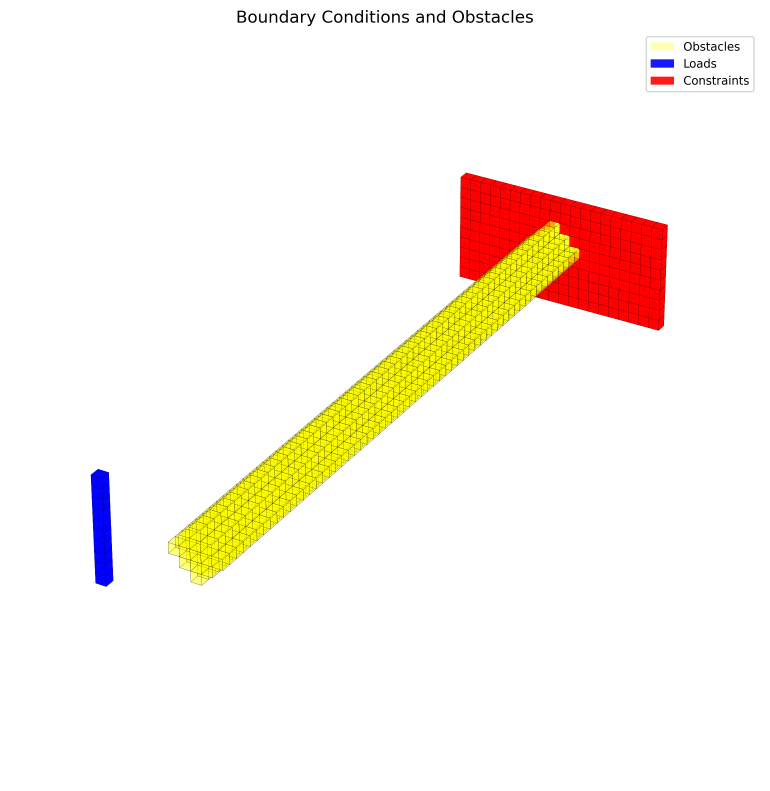
#> input picture PyTopo3D-main/assets/boundary_conditions_and_obstacles.png, 2309 x 2372 px (shown at 1/3 size)
$ python -i render_spinodal.py   (imports and definitions only)
#> lines starting #> are read from the running program, lines starting #| are printed output that depends on the picture
"""
Embed and render the columnar spinodal microstructure for an optimized cantilever
(reproducing Senhora 2022 Fig. 5a/d-style renderings), adapted from the repo's
`render_cloaking_smooth_spinodal.py` to consume this package's .npz results.

Pipeline:
  1. macro envelope  : rho_bar >= thresh -> signed-distance field -> smoothed level set
  2. micro embedding : per coarse cell, columnar GRF with LOCAL density (Frac) and
                       LOCAL orientation R(alpha,beta,gamma); solid where phi <= cutoff
  3. intersection -> marching cubes -> PyVista render (teal), PNG (+ optional PLY)

Key vs the cloak script:
  * reads .npz, takes nelx/nely/nelz from the file (element order already matches),
  * macro mask uses rho_bar (macro presence), not V=rho_bar*Frac (which is <=0.7),
  * COLUMNAR AXIS = local z (this package's stiff axis is U[:,2], D33 stiffest),
    so wave vectors are sampled near the x-y plane (columns run along z).

Usage (from project root, after `pip install pyvista`):
  python -m spinodal_pytopo3d.render_spinodal spinodal_pytopo3d/results/cantilever_truss.npz \
      --samples-per-cell 8 --m 5 --n-waves 64
"""

from __future__ import annotations

import argparse
import math
import time
from pathlib import Path

import numpy as np
import scipy.ndimage as ndi
import scipy.special as special
from skimage import measure


# ---------------------------------------------------------------- field loading
# [54 lines left out: functions to_field_yxz, load_npz_fields, _angles_from_axis, mirror_fields_y, not called in this run]


# ---------------------------------------------------------------- rotations
def _rx(a):
    c, s = math.cos(a), math.sin(a)
    return np.array([[1, 0, 0], [0, c, -s], [0, s, c]], dtype=np.float32)


def _ry(a):
    c, s = math.cos(a), math.sin(a)
    return np.array([[c, 0, s], [0, 1, 0], [-s, 0, c]], dtype=np.float32)


def _rz(a):
    c, s = math.cos(a), math.sin(a)
    return np.array([[c, -s, 0], [s, c, 0], [0, 0, 1]], dtype=np.float32)


def rotation(alpha, beta, gamma):
    return _rx(gamma) @ _ry(beta) @ _rz(alpha)   # U = Rx(g)Ry(b)Rz(a), matches FEA


# [34 lines left out: function sample_columnar_wave_vectors_z, not called in this run]


def phases_for_cell(seed, iy, ix, iz, count):
    cs = (seed + 73856093 * (ix + 1) + 19349663 * (iy + 1) + 83492791 * (iz + 1)) & 0xFFFFFFFF
    return np.random.default_rng(cs).uniform(0, 2 * np.pi, count).astype(np.float32)


# [19 lines left out: functions global_phases, m_from_gamma, make_axis_coords, not called in this run]


def owner_indices(coords, n):
    return np.clip(np.floor(coords).astype(np.int32), 0, n - 1)


# [124 lines left out: functions owner_ranges, build_smooth_macro_field, nearest_material_index_map, build_spinodal_field, keep_largest_component, field_to_mesh and 1 more, not called in this run]


def _crop_png_whitespace(path, pad=50, threshold=8):
    """Crop large white margins from a rendered PNG; best-effort only."""
#> called with pad = 50, threshold = 8
    try:
        from PIL import Image, ImageChops
        img = Image.open(path).convert("RGB")
        bg = Image.new("RGB", img.size, (255, 255, 255))
#> bg: PIL image 2309x2372 RGB; every value is 255
        diff = ImageChops.difference(img, bg).convert("L")
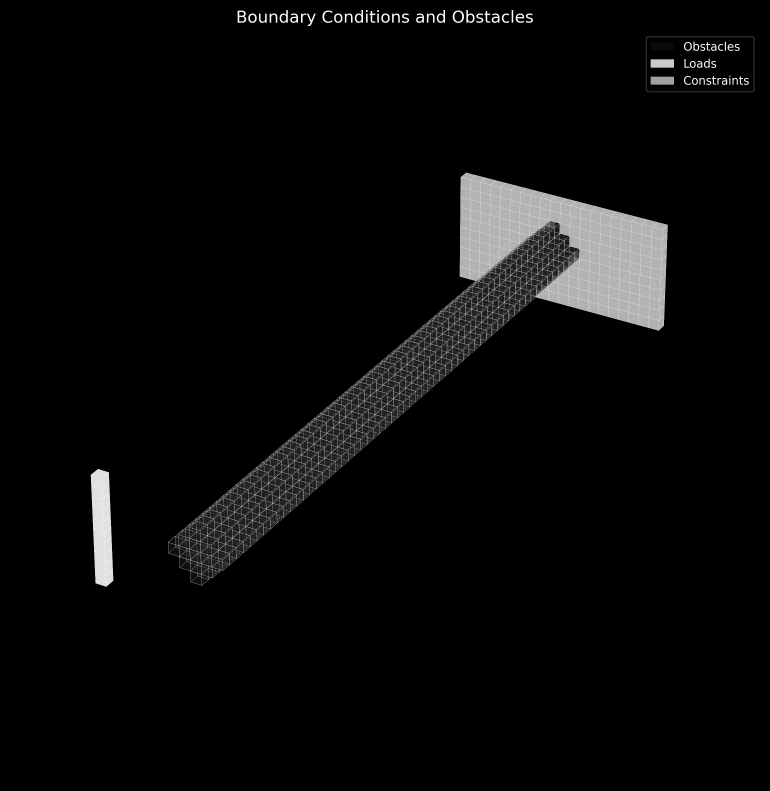
#> diff: PIL image 2309x2372 L (shown at 1/3 size); min 0, max 255, mean 9.5
        bbox = diff.point(lambda p: 255 if p > threshold else 0).getbbox()
#> bbox = (272, 30, 2264, 1760)
        if bbox is None:
            return
        left = max(0, bbox[0] - pad)
#> left = 222
        top = max(0, bbox[1] - pad)
#> top = 0
        right = min(img.size[0], bbox[2] + pad)
#> right = 2309
        bottom = min(img.size[1], bbox[3] + pad)
#> bottom = 1810
        if right - left > 0 and bottom - top > 0:
            img.crop((left, top, right, bottom)).save(path)
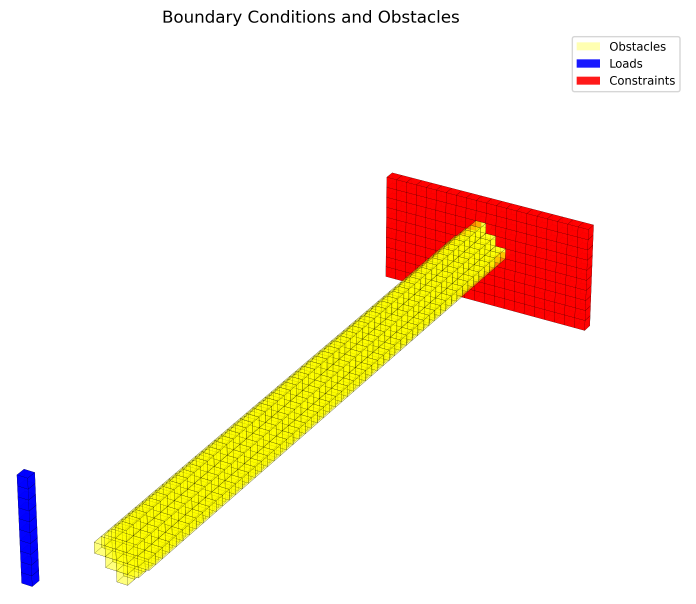
#> saved as boundary_conditions_and_obstacles.png: PIL image 2087x1810 RGB (shown at 1/3 size); mean R, G, B 250.1, 239.6, 227
    except Exception as exc:
        print(f"[crop] skipped ({exc})")


# [160 lines left out: functions _add_png_title, render, main, not called in this run]


# [2 lines not run here, left out]

>>> result = _crop_png_whitespace('../PyTopo3D-main/assets/boundary_conditions_and_obstacles.png')
